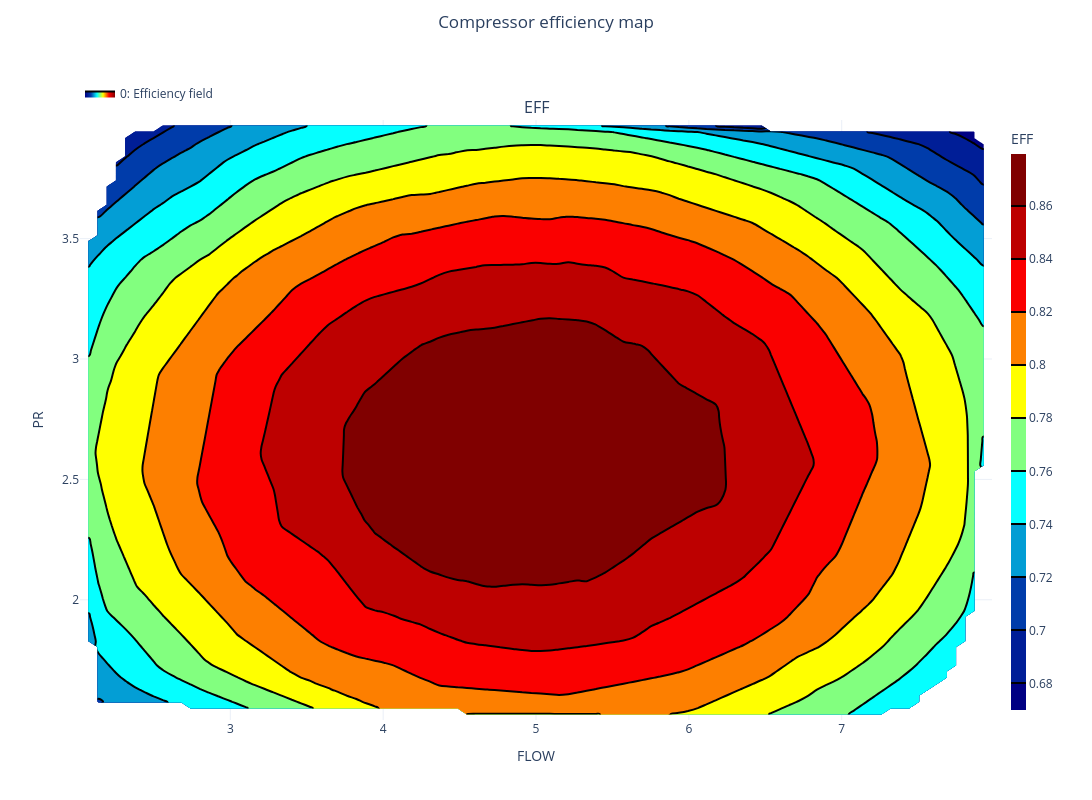

Notebook code cell kept with this figure:
### Markdown cell above
## 1. The plain contour (no overlay)

First, just the interpolated efficiency field. Only Set 0 is selected, because
`contour()` builds its surface from the **selected** datasets.

### Code cell
uc.select(0)
uc.contour(x='FLOW', y='PR', z='EFF', suptitle='Compressor efficiency map')

### Figure 1 — Plotly figure (JSON) as saved in the notebook; plotly's stock layout.template omitted (floating-point values rounded to 4 significant figures; data arrays with more than 128 entries replaced by an {"elided": "..."} marker saying what was removed)
{"data": [{"colorbar": {"len": 1, "thickness": 15, "title": {"text": "EFF"}, "x": 1.01, "y": 0.5}, "colorscale": [[0, "rgb(0,0,131)"], [0.2, "rgb(0,60,170)"], [0.4, "rgb(5,255,255)"], [0.6, "rgb(255,255,0)"], [0.8, "rgb(250,0,0)"], [1, "rgb(128,0,0)"]], "contours": {"coloring": "fill"}, "hovertemplate": "<b>Efficiency field</b><br>FLOW: %{x:.3g}<br>PR: %{y:.3g}<br>EFF: %{z:.3g}<extra></extra>", "legendgroup": "group_0", "line": {"width": 2}, "name": "0: Efficiency field", "showlegend": true, "showscale": true, "type": "contour", "x": [2.016, 2.077, 2.137, 2.197, 2.258, 2.318, 2.378, 2.438, 2.499, 2.559, 2.619, 2.679, 2.74, 2.8, 2.86, 2.92, 2.981, 3.041, 3.101, 3.162, 3.222, 3.282, 3.342, 3.403, 3.463, 3.523, 3.583, 3.644, 3.704, 3.764, 3.825, 3.885, 3.945, 4.005, 4.066, 4.126, 4.186, 4.246, 4.307, 4.367, 4.427, 4.488, 4.548, 4.608, 4.668, 4.729, 4.789, 4.849, 4.909, 4.97, 5.03, 5.09, 5.151, 5.211, 5.271, 5.331, 5.392, 5.452, 5.512, 5.572, 5.633, 5.693, 5.753, 5.814, 5.874, 5.934, 5.994, 6.055, 6.115, 6.175, 6.235, 6.296, 6.356, 6.416, 6.476, 6.537, 6.597, 6.657, 6.718, 6.778, 6.838, 6.898, 6.959, 7.019, 7.079, 7.139, 7.2, 7.26, 7.32, 7.381, 7.441, 7.501, 7.561, 7.622, 7.682, 7.742, 7.802, 7.863, 7.923, 7.983], "xaxis": "x", "y": [1.501, 1.526, 1.551, 1.576, 1.601, 1.627, 1.652, 1.677, 1.702, 1.727, 1.752, 1.778, 1.803, 1.828, 1.853, 1.878, 1.903, 1.929, 1.954, 1.979, 2.004, 2.029, 2.054, 2.08, 2.105, 2.13, 2.155, 2.18, 2.205, 2.231, 2.256, 2.281, 2.306, 2.331, 2.357, 2.382, 2.407, 2.432, 2.457, 2.482, 2.508, 2.533, 2.558, 2.583, 2.608, 2.633, 2.659, 2.684, 2.709, 2.734, 2.759, 2.784, 2.81, 2.835, 2.86, 2.885, 2.91, 2.935, 2.961, 2.986, 3.011, 3.036, 3.061, 3.086, 3.112, 3.137, 3.162, 3.187, 3.212, 3.237, 3.263, 3.288, 3.313, 3.338, 3.363, 3.388, 3.414, 3.439, 3.464, 3.489, 3.514, 3.539, 3.565, 3.59, 3.615, 3.64, 3.665, 3.69, 3.716, 3.741, 3.766, 3.791, 3.816, 3.842, 3.867, 3.892, 3.917, 3.942, 3.967, 3.993], "yaxis": "y", "z": {"elided": "100x100 float values"}}], "layout": {"annotations": [{"font": {"size": 16}, "showarrow": false, "text": "EFF", "x": 0.5, "xanchor": "center", "xref": "paper", "y": 1, "yanchor": "bottom", "yref": "paper"}], "height": 800, "legend": {"orientation": "h", "x": 0, "xanchor": "left", "y": 1.02, "yanchor": "bottom"}, "margin": {"r": 100, "t": 120}, "showlegend": true, "title": {"text": "Compressor efficiency map", "x": 0.5, "xanchor": "center", "y": 0.98, "yanchor": "top", "yref": "container"}, "width": 1200, "xaxis": {"anchor": "y", "domain": [0, 1], "title": {"text": "FLOW"}}, "yaxis": {"anchor": "x", "domain": [0, 1], "title": {"text": "PR"}}}}
